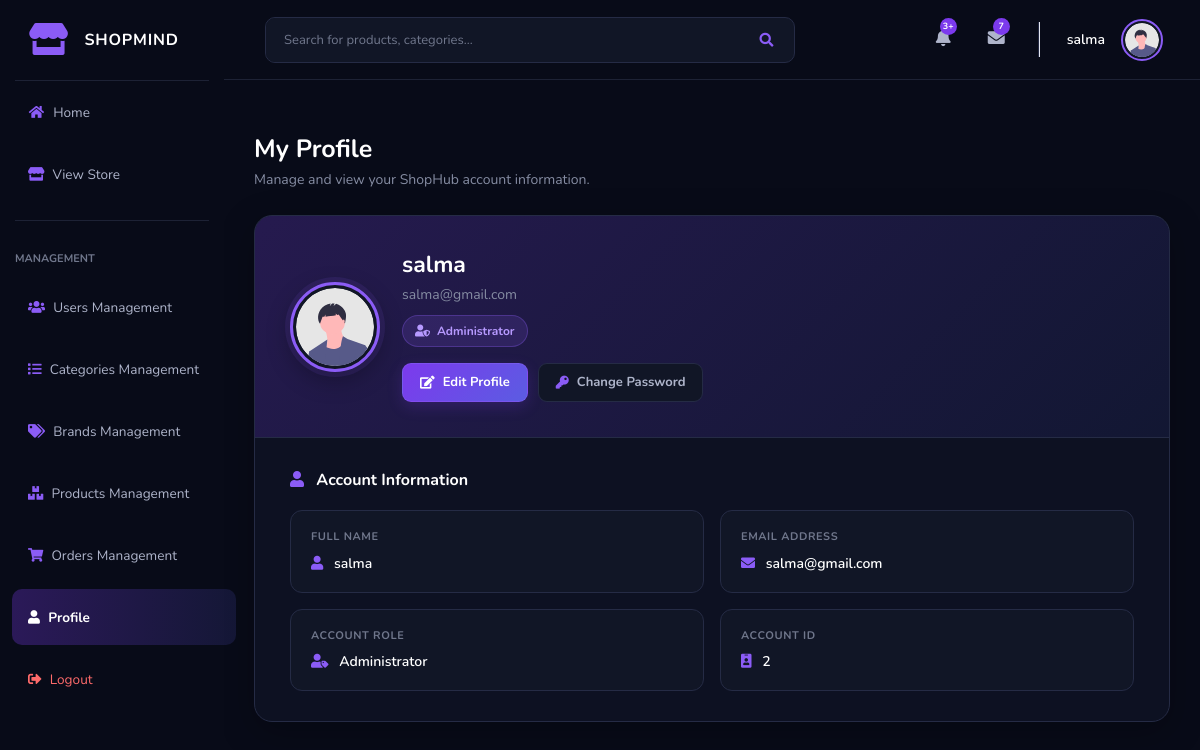
The app's page /account/profile.php (signed in) with its own data.
### tables this page shows
CREATE TABLE `users` (
  `id` int NOT NULL AUTO_INCREMENT,
  `Name` varchar(50) NOT NULL,
  `Email` varchar(100) NOT NULL,
  `Password` varchar(255) NOT NULL,
  `role` enum('admin','customer','vendor') NOT NULL DEFAULT 'customer',
  `is_banned` tinyint(1) NOT NULL DEFAULT '0',
  `remember_token` varchar(255) DEFAULT NULL,
  PRIMARY KEY (`id`),
  UNIQUE KEY `unique_email` (`Email`)
);

### account/profile.php (the view, shortened to what this page needs)
<?php
require_once __DIR__ . '/../fun/db_connection.php';
$user_id = (int) $_SESSION['user_id'];
$sql = "
    SELECT
        id,
        Name,
        Email,
        role
    FROM users
    WHERE id = ?
    LIMIT 1
";
$stmt = mysqli_prepare($conn, $sql);
mysqli_stmt_bind_param($stmt, "i", $user_id);
mysqli_stmt_execute($stmt);
$result = mysqli_stmt_get_result($stmt);
$user = mysqli_fetch_assoc($result);
$user_name  = $user['Name'];
$user_email = $user['Email'];
$user_role  = $user['role'];
if ($user_role === 'admin') {
    $role_name = 'Administrator';
} elseif ($user_role === 'vendor') {
    $role_name = 'Vendor';
} else {
    $role_name = 'Customer';
}
?>
<!DOCTYPE html>
<html lang="en">
<head>
    <link
        rel="stylesheet"
        href="/ShopMind-main_dashbord/vendor/fontawesome-free/css/all.min.css"
    >
    <link
        rel="stylesheet"
        href="/ShopMind-main_dashbord/css/sb-admin-2.min.css"
    >
</head>
<body id="page-top">
<div id="wrapper">
    <?php
    include __DIR__ . '/../includes/sidebar.php';
    ?>
    <div id="content-wrapper" class="d-flex flex-column">
        <div id="content">
            <?php
            include __DIR__ . '/../includes/topbar.php';
            ?>
            <div class="profile-page">
                <div class="profile-heading">
                    <h1>
                        My Profile
                    </h1>
                    <p>
                        Manage and view your ShopHub account information.
                    </p>
                </div>
                <div class="profile-card">
                    <div class="profile-card-header">
                        <div class="profile-header-content">
                            <img
                                src="/ShopMind-main_dashbord/img/undraw_profile.svg"
                                alt="Profile"
                                class="profile-avatar"
                            >
                            <div>
                                <h2 class="profile-user-name">
                                    <?= htmlspecialchars($user_name) ?>
                                </h2>
                                <div class="profile-user-email">
                                    <?= htmlspecialchars($user_email) ?>
                                </div>
                                <span class="profile-role">
                                    <i class="fas fa-user-shield"></i>
                                    <?= htmlspecialchars($role_name) ?>
                                </span>
                                <div class="profile-actions">
                                    <a
                                        href="edit-profile.php"
                                        class="edit-profile-btn"
                                    >
                                        <i class="fas fa-edit"></i>
                                        Edit Profile
                                    </a>
                                    <a
                                        href="change-password.php"
                                        class="change-password-btn"
                                    >
                                        <i class="fas fa-key"></i>
                                        Change Password
                                    </a>
                                </div>
                            </div>
                        </div>
                    </div>
                    <div class="profile-body">
                        <div class="section-title">
                            <i class="fas fa-user"></i>
                            Account Information
                        </div>
                        <div class="info-grid">
                            <div class="info-item">
                                <span class="info-label">
                                    Full Name
                                </span>
                                <div class="info-value">
                                    <i class="fas fa-user"></i>
                                    <?= htmlspecialchars($user_name) ?>
                                </div>
                            </div>
                            <div class="info-item">
                                <span class="info-label">
                                    Email Address
                                </span>
                                <div class="info-value">
                                    <i class="fas fa-envelope"></i>
                                    <?= htmlspecialchars($user_email) ?>
                                </div>
                            </div>
                            <div class="info-item">
                                <span class="info-label">
                                    Account Role
                                </span>
                                <div class="info-value">
                                    <i class="fas fa-user-tag"></i>
                                    <?= htmlspecialchars($role_name) ?>
                                </div>
                            </div>
                            <div class="info-item">
                                <span class="info-label">
                                    Account ID
                                </span>
                                <div class="info-value">
                                    <i class="fas fa-id-badge"></i>
                                    <?= (int) $user['id'] ?>
                                </div>
                            </div>
                        </div>
                    </div>
                </div>
            </div>
        </div>
        <?php
        include __DIR__ . '/../includes/footer.php';
        ?>
</body>
</html>

### account/profile.php (style rules this page uses)
html, body { margin: 0; padding: 0; min-height: 100%; background: #080b18 !important; color: #ffffff; font-family: 'Nunito', sans-serif; }
body { overflow-x: hidden; }
#wrapper { background: #080b18 !important; min-height: 100vh; }
#content-wrapper { background: #080b18 !important; min-height: 100vh; }
#content { background: #080b18 !important; min-height: calc(100vh - 80px); }
.profile-page { padding: 30px; }
.profile-heading { margin-bottom: 25px; }
.profile-heading h1 { color: #ffffff; font-size: 25px; font-weight: 700; margin: 0 0 5px 0; }
.profile-heading p { color: #858ca2; font-size: 14px; margin: 0; }
.profile-card { background: #0d1122; border: 1px solid #252b45; border-radius: 18px; overflow: hidden; box-shadow: 0 10px 35px rgba(0, 0, 0, 0.25); }
.profile-card-header { padding: 35px; background: linear-gradient( 135deg, rgba(124, 58, 237, 0.22), rgba(79, 93, 245, 0.08) ); border-bottom: 1px solid #252b45; }
.profile-header-content { display: flex; align-items: center; gap: 22px; }
.profile-avatar { width: 90px; height: 90px; border-radius: 50%; object-fit: cover; background: #111626; border: 3px solid #8b5cf6; padding: 3px; box-shadow: 0 0 0 5px rgba(139, 92, 246, 0.10), 0 8px 25px rgba(0, 0, 0, 0.3); }
.profile-user-name { margin: 0 0 5px 0; color: #ffffff; font-size: 23px; font-weight: 700; }
.profile-user-email { color: #858ca2; font-size: 14px; margin-bottom: 10px; }
.profile-role { display: inline-flex; align-items: center; gap: 7px; padding: 6px 12px; border-radius: 20px; background: rgba(139, 92, 246, 0.15); border: 1px solid rgba(139, 92, 246, 0.3); color: #b79aff; font-size: 12px; font-weight: 700; }
.profile-actions { display: flex; flex-wrap: wrap; gap: 10px; margin-top: 16px; }
.edit-profile-btn, .change-password-btn { display: inline-flex; align-items: center; justify-content: center; gap: 8px; padding: 9px 17px; border-radius: 9px; font-size: 13px; font-weight: 700; text-decoration: none !important; transition: all 0.25s ease; }
.edit-profile-btn { background: linear-gradient( 135deg, #7c3aed, #5b5ce2 ); border: 1px solid rgba(139, 92, 246, 0.5); color: #ffffff !important; box-shadow: 0 5px 15px rgba(124, 58, 237, 0.20); }
.change-password-btn { background: #111626; border: 1px solid #252b45; color: #aeb4ca !important; }
.change-password-btn i { color: #8b5cf6; }
.profile-body { padding: 30px 35px; }
.section-title { color: #ffffff; font-size: 16px; font-weight: 700; margin-bottom: 18px; }
.section-title i { color: #8b5cf6; margin-right: 8px; }
.info-grid { display: grid; grid-template-columns: repeat(2, 1fr); gap: 16px; }
.info-item { background: #111626; border: 1px solid #252b45; border-radius: 12px; padding: 18px 20px; }
.info-label { display: block; color: #70778c; font-size: 11px; font-weight: 700; text-transform: uppercase; letter-spacing: 0.6px; margin-bottom: 7px; }
.info-value { color: #ffffff; font-size: 14px; font-weight: 600; word-break: break-word; }
.info-value i { color: #8b5cf6; margin-right: 7px; }

### records on screen
users: Name "salma", Email "salma@gmail.com", role "Administrator", id "2"

### other values on screen
$_SESSION['name'] "salma"
